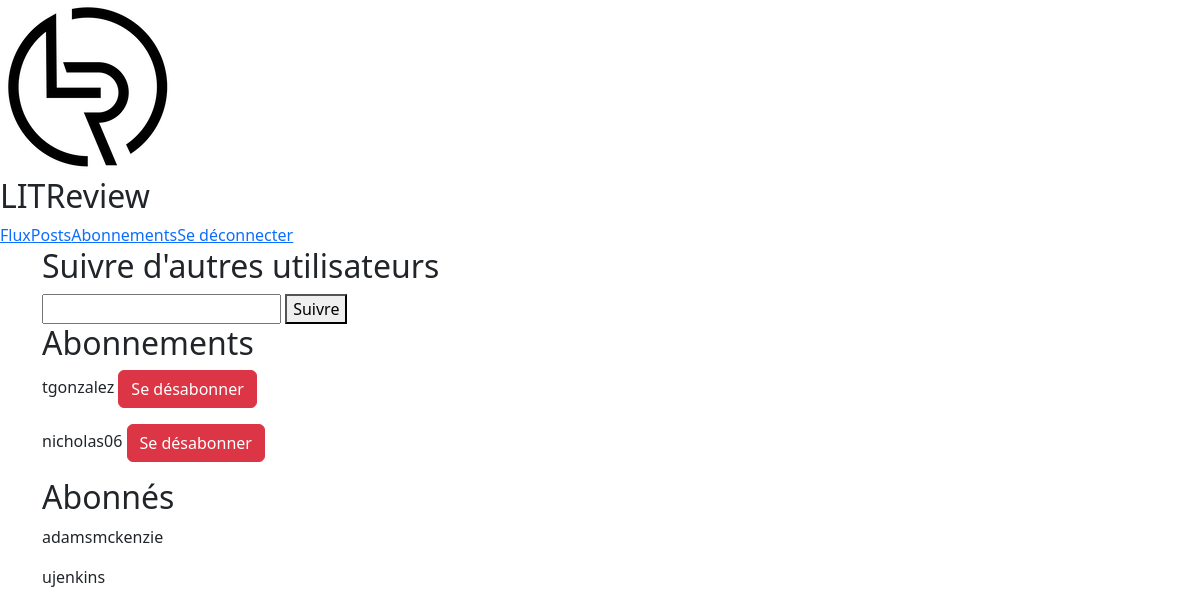
Before: /review/follow/ (signed in) with the older database file.
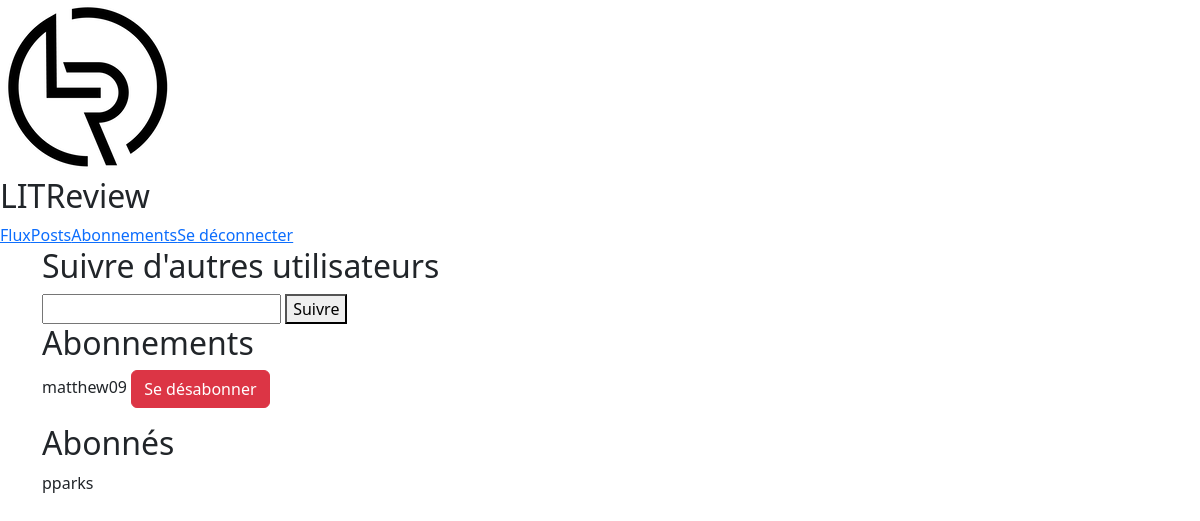
After: the same page with the newer database file.
### review/models.py (models this page shows, shortened)
class CustomUser(AbstractUser):
    def get_followed_users(self):
        return CustomUser.objects.filter(followed_by__user=self)
    def get_following_users(self):
        return CustomUser.objects.filter(following__followed_user=self)

### review/views.py (the view, shortened to what this page needs)
# urls.py: path('follow/', views.follow, name='follow'),
@login_required(login_url='/review/login/')
def follow(request):
    u = request.user
    error_message = ""
    form = forms.FollowForm()
    followed = list(u.get_followed_users().values())
    following = list(u.get_following_users().values())
    follow = {'error_message': error_message, 'form': form, 'followed': followed, 'following': following}
    return render(request, 'review/follow.html', context=follow)

### review/forms.py
class FollowForm(forms.Form):
    user = forms.CharField(label='User', max_length=100)

### review/templates/review/follow.html (shortened to what this page needs)
{% extends 'review/base.html' %}
{% block content %}
{% load static %}
{% load compress %}
{% compress css %}
    <link type="text/x-scss" href="{% static 'style/review/follow.scss' %}" rel="stylesheet" media="screen">
{% endcompress %}
<div class="content">
    <div class="container">
        <h2>Suivre d'autres utilisateurs</h2>
        <form method="post">
            {{ form.user }}
            <button type="submit">Suivre</button>
        </form>
    </div>
    <div class="container">
        <h2>Abonnements</h2>
        {% for user in followed %}
            <p class="follow-user">
                <span class="user-name"> {{user.username}} </span>
                <a href="{% url 'unfollow' user.id %}" class="btn btn-danger">Se désabonner</a>
            </p>
            {% endfor %}
        </div>
        <div class="container">
            <h2>Abonnés</h2>
            {% for user in following %}
            <p class="follow-user">
                <span class="user-name"> {{user.username}} </span>
            </p>
        {% endfor %}
    </div>
</div>
{% endblock %}

Changed rows visible on the page:
no longer on this page (row edited): CustomUser: username "tgonzalez", shown under "Abonnements"
no longer on this page (row edited): CustomUser: username "nicholas06", shown under "Abonnements"
removed CustomUser: username "adamsmckenzie", shown under "Abonnés"
no longer on this page (row edited): CustomUser: username "ujenkins", shown under "Abonnés"
added CustomUser: username "matthew09", shown under "Abonnements"
now on this page (row edited): CustomUser: username "pparks", shown under "Abonnés"
